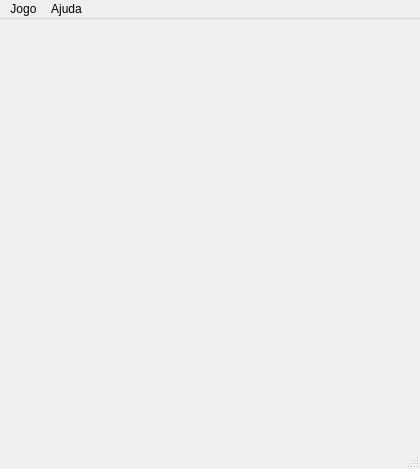
<?xml version="1.0" encoding="UTF-8"?>
<ui version="4.0">
 <class>Squadro</class>
 <widget class="QMainWindow" name="Squadro">
  <property name="geometry">
   <rect>
    <x>0</x>
    <y>0</y>
    <width>420</width>
    <height>469</height>
   </rect>
  </property>
  <property name="windowTitle">
   <string>Squadro</string>
  </property>
  <widget class="QWidget" name="centralwidget">
   <property name="minimumSize">
    <size>
     <width>420</width>
     <height>420</height>
    </size>
   </property>
   <property name="maximumSize">
    <size>
     <width>420</width>
     <height>420</height>
    </size>
   </property>
   <property name="autoFillBackground">
    <bool>false</bool>
   </property>
   <property name="styleSheet">
    <string notr="true">#centralwidget { background: url(':/grid'); }</string>
   </property>
   <layout class="QGridLayout" name="gridLayout">
    <property name="leftMargin">
     <number>5</number>
    </property>
    <property name="topMargin">
     <number>5</number>
    </property>
    <property name="rightMargin">
     <number>5</number>
    </property>
    <property name="bottomMargin">
     <number>5</number>
    </property>
    <property name="spacing">
     <number>10</number>
    </property>
    <item row="0" column="1">
     <widget class="Cell" name="cell01">
      <property name="minimumSize">
       <size>
        <width>50</width>
        <height>50</height>
       </size>
      </property>
      <property name="maximumSize">
       <size>
        <width>50</width>
        <height>50</height>
       </size>
      </property>
      <property name="styleSheet">
       <string notr="true">QPushButton {
    border: none;
    outline: none;
}</string>
      </property>
      <property name="text">
       <string/>
      </property>
      <property name="iconSize">
       <size>
        <width>50</width>
        <height>50</height>
       </size>
      </property>
      <property name="flat">
       <bool>true</bool>
      </property>
     </widget>
    </item>
    <item row="0" column="2">
     <widget class="Cell" name="cell02">
      <property name="minimumSize">
       <size>
        <width>50</width>
        <height>50</height>
       </size>
      </property>
      <property name="maximumSize">
       <size>
        <width>50</width>
        <height>50</height>
       </size>
      </property>
      <property name="styleSheet">
       <string notr="true">QPushButton {
    border: none;
    outline: none;
}</string>
      </property>
      <property name="text">
       <string/>
      </property>
      <property name="iconSize">
       <size>
        <width>50</width>
        <height>50</height>
       </size>
      </property>
      <property name="flat">
       <bool>true</bool>
      </property>
     </widget>
    </item>
    <item row="0" column="3">
     <widget class="Cell" name="cell03">
      <property name="minimumSize">
       <size>
        <width>50</width>
        <height>50</height>
       </size>
      </property>
      <property name="maximumSize">
       <size>
        <width>50</width>
        <height>50</height>
       </size>
      </property>
      <property name="styleSheet">
       <string notr="true">QPushButton {
    border: none;
    outline: none;
}</string>
      </property>
      <property name="text">
       <string/>
      </property>
      <property name="iconSize">
       <size>
        <width>50</width>
        <height>50</height>
       </size>
      </property>
      <property name="flat">
       <bool>true</bool>
      </property>
     </widget>
    </item>
    <item row="0" column="4">
     <widget class="Cell" name="cell04">
      <property name="minimumSize">
       <size>
        <width>50</width>
        <height>50</height>
       </size>
      </property>
      <property name="maximumSize">
       <size>
        <width>50</width>
        <height>50</height>
       </size>
      </property>
      <property name="styleSheet">
       <string notr="true">QPushButton {
    border: none;
    outline: none;
}</string>
      </property>
      <property name="text">
       <string/>
      </property>
      <property name="iconSize">
       <size>
        <width>50</width>
        <height>50</height>
       </size>
      </property>
      <property name="flat">
       <bool>true</bool>
      </property>
     </widget>
    </item>
    <item row="0" column="5">
     <widget class="Cell" name="cell05">
      <property name="minimumSize">
       <size>
        <width>50</width>
        <height>50</height>
       </size>
      </property>
      <property name="maximumSize">
       <size>
        <width>50</width>
        <height>50</height>
       </size>
      </property>
      <property name="styleSheet">
       <string notr="true">QPushButton {
    border: none;
    outline: none;
}</string>
      </property>
      <property name="text">
       <string/>
      </property>
      <property name="iconSize">
       <size>
        <width>50</width>
        <height>50</height>
       </size>
      </property>
      <property name="flat">
       <bool>true</bool>
      </property>
     </widget>
    </item>
    <item row="1" column="0">
     <widget class="Cell" name="cell10">
      <property name="minimumSize">
       <size>
        <width>50</width>
        <height>50</height>
       </size>
      </property>
      <property name="maximumSize">
       <size>
        <width>50</width>
        <height>50</height>
       </size>
      </property>
      <property name="styleSheet">
       <string notr="true">QPushButton {
    border: none;
    outline: none;
}</string>
      </property>
      <property name="text">
       <string/>
      </property>
      <property name="iconSize">
       <size>
        <width>50</width>
        <height>50</height>
       </size>
      </property>
      <property name="flat">
       <bool>true</bool>
      </property>
      <property name="home" stdset="0">
       <bool>true</bool>
      </property>
     </widget>
    </item>
    <item row="1" column="1">
     <widget class="Cell" name="cell11">
      <property name="minimumSize">
       <size>
        <width>50</width>
        <height>50</height>
       </size>
      </property>
      <property name="maximumSize">
       <size>
        <width>50</width>
        <height>50</height>
       </size>
      </property>
      <property name="styleSheet">
       <string notr="true">QPushButton {
    border: none;
    outline: none;
}</string>
      </property>
      <property name="text">
       <string/>
      </property>
      <property name="iconSize">
       <size>
        <width>50</width>
        <height>50</height>
       </size>
      </property>
      <property name="flat">
       <bool>true</bool>
      </property>
     </widget>
    </item>
    <item row="1" column="2">
     <widget class="Cell" name="cell12">
      <property name="minimumSize">
       <size>
        <width>50</width>
        <height>50</height>
       </size>
      </property>
      <property name="maximumSize">
       <size>
        <width>50</width>
        <height>50</height>
       </size>
      </property>
      <property name="styleSheet">
       <string notr="true">QPushButton {
    border: none;
    outline: none;
}</string>
      </property>
      <property name="text">
       <string/>
      </property>
      <property name="iconSize">
       <size>
        <width>50</width>
        <height>50</height>
       </size>
      </property>
      <property name="flat">
       <bool>true</bool>
      </property>
     </widget>
    </item>
    <item row="1" column="3">
     <widget class="Cell" name="cell13">
      <property name="minimumSize">
       <size>
        <width>50</width>
        <height>50</height>
       </size>
      </property>
      <property name="maximumSize">
       <size>
        <width>50</width>
        <height>50</height>
       </size>
      </property>
      <property name="styleSheet">
       <string notr="true">QPushButton {
    border: none;
    outline: none;
}</string>
      </property>
      <property name="text">
       <string/>
      </property>
      <property name="iconSize">
       <size>
        <width>50</width>
        <height>50</height>
       </size>
      </property>
      <property name="flat">
       <bool>true</bool>
      </property>
     </widget>
    </item>
    <item row="1" column="4">
     <widget class="Cell" name="cell14">
      <property name="minimumSize">
       <size>
        <width>50</width>
        <height>50</height>
       </size>
      </property>
      <property name="maximumSize">
       <size>
        <width>50</width>
        <height>50</height>
       </size>
      </property>
      <property name="styleSheet">
       <string notr="true">QPushButton {
    border: none;
    outline: none;
}</string>
      </property>
      <property name="text">
       <string/>
      </property>
      <property name="iconSize">
       <size>
        <width>50</width>
        <height>50</height>
       </size>
      </property>
      <property name="flat">
       <bool>true</bool>
      </property>
     </widget>
    </item>
    <item row="1" column="5">
     <widget class="Cell" name="cell15">
      <property name="minimumSize">
       <size>
        <width>50</width>
        <height>50</height>
       </size>
      </property>
      <property name="maximumSize">
       <size>
        <width>50</width>
        <height>50</height>
       </size>
      </property>
      <property name="styleSheet">
       <string notr="true">QPushButton {
    border: none;
    outline: none;
}</string>
      </property>
      <property name="text">
       <string/>
      </property>
      <property name="iconSize">
       <size>
        <width>50</width>
        <height>50</height>
       </size>
      </property>
      <property name="flat">
       <bool>true</bool>
      </property>
     </widget>
    </item>
    <item row="1" column="6">
     <widget class="Cell" name="cell16">
      <property name="minimumSize">
       <size>
        <width>50</width>
        <height>50</height>
       </size>
      </property>
      <property name="maximumSize">
       <size>
        <width>50</width>
        <height>50</height>
       </size>
      </property>
      <property name="styleSheet">
       <string notr="true">QPushButton {
    border: none;
    outline: none;
}</string>
      </property>
      <property name="text">
       <string/>
      </property>
      <property name="iconSize">
       <size>
        <width>50</width>
        <height>50</height>
       </size>
      </property>
      <property name="flat">
       <bool>true</bool>
      </property>
     </widget>
    </item>
    <item row="2" column="0">
     <widget class="Cell" name="cell20">
      <property name="minimumSize">
       <size>
        <width>50</width>
        <height>50</height>
       </size>
      </property>
      <property name="maximumSize">
       <size>
        <width>50</width>
        <height>50</height>
       </size>
      </property>
      <property name="styleSheet">
       <string notr="true">QPushButton {
    border: none;
    outline: none;
}</string>
      </property>
      <property name="text">
       <string/>
      </property>
      <property name="iconSize">
       <size>
        <width>50</width>
        <height>50</height>
       </size>
      </property>
      <property name="flat">
       <bool>true</bool>
      </property>
      <property name="home" stdset="0">
       <bool>true</bool>
      </property>
     </widget>
    </item>
    <item row="2" column="1">
     <widget class="Cell" name="cell21">
      <property name="minimumSize">
       <size>
        <width>50</width>
        <height>50</height>
       </size>
      </property>
      <property name="maximumSize">
       <size>
        <width>50</width>
        <height>50</height>
       </size>
      </property>
      <property name="styleSheet">
       <string notr="true">QPushButton {
    border: none;
    outline: none;
}</string>
      </property>
      <property name="text">
       <string/>
      </property>
      <property name="iconSize">
       <size>
        <width>50</width>
        <height>50</height>
       </size>
      </property>
      <property name="flat">
       <bool>true</bool>
      </property>
     </widget>
    </item>
    <item row="2" column="2">
     <widget class="Cell" name="cell22">
      <property name="minimumSize">
       <size>
        <width>50</width>
        <height>50</height>
       </size>
      </property>
      <property name="maximumSize">
       <size>
        <width>50</width>
        <height>50</height>
       </size>
      </property>
      <property name="styleSheet">
       <string notr="true">QPushButton {
    border: none;
    outline: none;
}</string>
      </property>
      <property name="text">
       <string/>
      </property>
      <property name="iconSize">
       <size>
        <width>50</width>
        <height>50</height>
       </size>
      </property>
      <property name="flat">
       <bool>true</bool>
      </property>
     </widget>
    </item>
    <item row="2" column="3">
     <widget class="Cell" name="cell23">
      <property name="minimumSize">
       <size>
        <width>50</width>
        <height>50</height>
       </size>
      </property>
      <property name="maximumSize">
       <size>
        <width>50</width>
        <height>50</height>
       </size>
      </property>
      <property name="styleSheet">
       <string notr="true">QPushButton {
    border: none;
    outline: none;
}</string>
      </property>
      <property name="text">
       <string/>
      </property>
      <property name="iconSize">
       <size>
        <width>50</width>
        <height>50</height>
       </size>
      </property>
      <property name="flat">
       <bool>true</bool>
      </property>
     </widget>
    </item>
    <item row="2" column="4">
     <widget class="Cell" name="cell24">
      <property name="minimumSize">
       <size>
        <width>50</width>
        <height>50</height>
       </size>
      </property>
      <property name="maximumSize">
       <size>
        <width>50</width>
        <height>50</height>
       </size>
      </property>
      <property name="styleSheet">
       <string notr="true">QPushButton {
    border: none;
    outline: none;
}</string>
      </property>
      <property name="text">
       <string/>
      </property>
      <property name="iconSize">
       <size>
        <width>50</width>
        <height>50</height>
       </size>
      </property>
      <property name="flat">
       <bool>true</bool>
      </property>
     </widget>
    </item>
    <item row="2" column="5">
     <widget class="Cell" name="cell25">
      <property name="minimumSize">
       <size>
        <width>50</width>
        <height>50</height>
       </size>
      </property>
      <property name="maximumSize">
       <size>
        <width>50</width>
        <height>50</height>
       </size>
      </property>
      <property name="styleSheet">
       <string notr="true">QPushButton {
    border: none;
    outline: none;
}</string>
      </property>
      <property name="text">
       <string/>
      </property>
      <property name="iconSize">
       <size>
        <width>50</width>
        <height>50</height>
       </size>
      </property>
      <property name="flat">
       <bool>true</bool>
      </property>
     </widget>
    </item>
    <item row="2" column="6">
     <widget class="Cell" name="cell26">
      <property name="minimumSize">
       <size>
        <width>50</width>
        <height>50</height>
       </size>
      </property>
      <property name="maximumSize">
       <size>
        <width>50</width>
        <height>50</height>
       </size>
      </property>
      <property name="styleSheet">
       <string notr="true">QPushButton {
    border: none;
    outline: none;
}</string>
      </property>
      <property name="text">
       <string/>
      </property>
      <property name="iconSize">
       <size>
        <width>50</width>
        <height>50</height>
       </size>
      </property>
      <property name="flat">
       <bool>true</bool>
      </property>
     </widget>
    </item>
    <item row="3" column="0">
     <widget class="Cell" name="cell30">
      <property name="minimumSize">
       <size>
        <width>50</width>
        <height>50</height>
       </size>
      </property>
      <property name="maximumSize">
       <size>
        <width>50</width>
        <height>50</height>
       </size>
      </property>
      <property name="styleSheet">
       <string notr="true">QPushButton {
    border: none;
    outline: none;
}</string>
      </property>
      <property name="text">
       <string/>
      </property>
      <property name="iconSize">
       <size>
        <width>50</width>
        <height>50</height>
       </size>
      </property>
      <property name="flat">
       <bool>true</bool>
      </property>
      <property name="home" stdset="0">
       <bool>true</bool>
      </property>
     </widget>
    </item>
    <item row="3" column="1">
     <widget class="Cell" name="cell31">
      <property name="minimumSize">
       <size>
        <width>50</width>
        <height>50</height>
       </size>
      </property>
      <property name="maximumSize">
       <size>
        <width>50</width>
        <height>50</height>
       </size>
      </property>
      <property name="styleSheet">
       <string notr="true">QPushButton {
    border: none;
    outline: none;
}</string>
      </property>
      <property name="text">
       <string/>
      </property>
      <property name="iconSize">
       <size>
        <width>50</width>
        <height>50</height>
       </size>
      </property>
      <property name="flat">
       <bool>true</bool>
      </property>
     </widget>
    </item>
    <item row="3" column="2">
     <widget class="Cell" name="cell32">
      <property name="minimumSize">
       <size>
        <width>50</width>
        <height>50</height>
       </size>
      </property>
      <property name="maximumSize">
       <size>
        <width>50</width>
        <height>50</height>
       </size>
      </property>
      <property name="styleSheet">
       <string notr="true">QPushButton {
    border: none;
    outline: none;
}</string>
      </property>
      <property name="text">
       <string/>
      </property>
      <property name="iconSize">
       <size>
        <width>50</width>
        <height>50</height>
       </size>
      </property>
      <property name="flat">
       <bool>true</bool>
      </property>
     </widget>
    </item>
    <item row="3" column="3">
     <widget class="Cell" name="cell33">
      <property name="minimumSize">
       <size>
        <width>50</width>
        <height>50</height>
       </size>
      </property>
      <property name="maximumSize">
       <size>
        <width>50</width>
        <height>50</height>
       </size>
      </property>
      <property name="styleSheet">
       <string notr="true">QPushButton {
    border: none;
    outline: none;
}</string>
      </property>
      <property name="text">
       <string/>
      </property>
      <property name="iconSize">
       <size>
        <width>50</width>
        <height>50</height>
       </size>
      </property>
      <property name="flat">
       <bool>true</bool>
      </property>
     </widget>
    </item>
    <item row="3" column="4">
     <widget class="Cell" name="cell34">
      <property name="minimumSize">
       <size>
        <width>50</width>
        <height>50</height>
       </size>
      </property>
      <property name="maximumSize">
       <size>
        <width>50</width>
        <height>50</height>
       </size>
      </property>
      <property name="styleSheet">
       <string notr="true">QPushButton {
    border: none;
    outline: none;
}</string>
      </property>
      <property name="text">
       <string/>
      </property>
      <property name="iconSize">
       <size>
        <width>50</width>
        <height>50</height>
       </size>
      </property>
      <property name="flat">
       <bool>true</bool>
      </property>
     </widget>
    </item>
    <item row="3" column="5">
     <widget class="Cell" name="cell35">
      <property name="minimumSize">
       <size>
        <width>50</width>
        <height>50</height>
       </size>
      </property>
      <property name="maximumSize">
       <size>
        <width>50</width>
        <height>50</height>
       </size>
      </property>
      <property name="styleSheet">
       <string notr="true">QPushButton {
    border: none;
    outline: none;
}</string>
      </property>
      <property name="text">
       <string/>
      </property>
      <property name="iconSize">
       <size>
        <width>50</width>
        <height>50</height>
       </size>
      </property>
      <property name="flat">
       <bool>true</bool>
      </property>
     </widget>
    </item>
    <item row="3" column="6">
     <widget class="Cell" name="cell36">
      <property name="minimumSize">
       <size>
        <width>50</width>
        <height>50</height>
       </size>
      </property>
      <property name="maximumSize">
       <size>
        <width>50</width>
        <height>50</height>
       </size>
      </property>
      <property name="styleSheet">
       <string notr="true">QPushButton {
    border: none;
    outline: none;
}</string>
      </property>
      <property name="text">
       <string/>
      </property>
      <property name="iconSize">
       <size>
        <width>50</width>
        <height>50</height>
       </size>
      </property>
      <property name="flat">
       <bool>true</bool>
      </property>
     </widget>
    </item>
    <item row="4" column="0">
     <widget class="Cell" name="cell40">
      <property name="minimumSize">
       <size>
        <width>50</width>
        <height>50</height>
       </size>
      </property>
      <property name="maximumSize">
       <size>
        <width>50</width>
        <height>50</height>
       </size>
      </property>
      <property name="styleSheet">
       <string notr="true">QPushButton {
    border: none;
    outline: none;
}</string>
      </property>
      <property name="text">
       <string/>
      </property>
      <property name="iconSize">
       <size>
        <width>50</width>
        <height>50</height>
       </size>
      </property>
      <property name="flat">
       <bool>true</bool>
      </property>
      <property name="home" stdset="0">
       <bool>true</bool>
      </property>
     </widget>
    </item>
    <item row="4" column="1">
     <widget class="Cell" name="cell41">
      <property name="minimumSize">
       <size>
        <width>50</width>
        <height>50</height>
       </size>
      </property>
      <property name="maximumSize">
       <size>
        <width>50</width>
        <height>50</height>
       </size>
      </property>
      <property name="styleSheet">
       <string notr="true">QPushButton {
    border: none;
    outline: none;
}</string>
      </property>
      <property name="text">
       <string/>
      </property>
      <property name="iconSize">
       <size>
        <width>50</width>
        <height>50</height>
       </size>
      </property>
      <property name="flat">
       <bool>true</bool>
      </property>
     </widget>
    </item>
    <item row="4" column="2">
     <widget class="Cell" name="cell42">
      <property name="minimumSize">
       <size>
        <width>50</width>
        <height>50</height>
       </size>
      </property>
      <property name="maximumSize">
       <size>
        <width>50</width>
        <height>50</height>
       </size>
      </property>
      <property name="styleSheet">
       <string notr="true">QPushButton {
    border: none;
    outline: none;
}</string>
      </property>
      <property name="text">
       <string/>
      </property>
      <property name="iconSize">
       <size>
        <width>50</width>
        <height>50</height>
       </size>
      </property>
      <property name="flat">
       <bool>true</bool>
      </property>
     </widget>
    </item>
    <item row="4" column="3">
     <widget class="Cell" name="cell43">
      <property name="minimumSize">
       <size>
        <width>50</width>
        <height>50</height>
       </size>
      </property>
      <property name="maximumSize">
       <size>
        <width>50</width>
        <height>50</height>
       </size>
      </property>
      <property name="styleSheet">
       <string notr="true">QPushButton {
    border: none;
    outline: none;
}</string>
      </property>
      <property name="text">
       <string/>
      </property>
      <property name="iconSize">
       <size>
        <width>50</width>
        <height>50</height>
       </size>
      </property>
      <property name="flat">
       <bool>true</bool>
      </property>
     </widget>
    </item>
    <item row="4" column="4">
     <widget class="Cell" name="cell44">
      <property name="minimumSize">
       <size>
        <width>50</width>
        <height>50</height>
       </size>
      </property>
      <property name="maximumSize">
       <size>
        <width>50</width>
        <height>50</height>
       </size>
      </property>
      <property name="styleSheet">
       <string notr="true">QPushButton {
    border: none;
    outline: none;
}</string>
      </property>
      <property name="text">
       <string/>
      </property>
      <property name="iconSize">
       <size>
        <width>50</width>
        <height>50</height>
       </size>
      </property>
      <property name="flat">
       <bool>true</bool>
      </property>
     </widget>
    </item>
    <item row="4" column="5">
     <widget class="Cell" name="cell45">
      <property name="minimumSize">
       <size>
        <width>50</width>
        <height>50</height>
       </size>
      </property>
      <property name="maximumSize">
       <size>
        <width>50</width>
        <height>50</height>
       </size>
      </property>
      <property name="styleSheet">
       <string notr="true">QPushButton {
    border: none;
    outline: none;
}</string>
      </property>
      <property name="text">
       <string/>
      </property>
      <property name="iconSize">
       <size>
        <width>50</width>
        <height>50</height>
       </size>
      </property>
      <property name="flat">
       <bool>true</bool>
      </property>
     </widget>
    </item>
    <item row="4" column="6">
     <widget class="Cell" name="cell46">
      <property name="minimumSize">
       <size>
        <width>50</width>
        <height>50</height>
       </size>
      </property>
      <property name="maximumSize">
       <size>
        <width>50</width>
        <height>50</height>
       </size>
      </property>
      <property name="styleSheet">
       <string notr="true">QPushButton {
    border: none;
    outline: none;
}</string>
      </property>
      <property name="text">
       <string/>
      </property>
      <property name="iconSize">
       <size>
        <width>50</width>
        <height>50</height>
       </size>
      </property>
      <property name="flat">
       <bool>true</bool>
      </property>
     </widget>
    </item>
    <item row="5" column="0">
     <widget class="Cell" name="cell50">
      <property name="minimumSize">
       <size>
        <width>50</width>
        <height>50</height>
       </size>
      </property>
      <property name="maximumSize">
       <size>
        <width>50</width>
        <height>50</height>
       </size>
      </property>
      <property name="styleSheet">
       <string notr="true">QPushButton {
    border: none;
    outline: none;
}</string>
      </property>
      <property name="text">
       <string/>
      </property>
      <property name="iconSize">
       <size>
        <width>50</width>
        <height>50</height>
       </size>
      </property>
      <property name="flat">
       <bool>true</bool>
      </property>
      <property name="home" stdset="0">
       <bool>true</bool>
      </property>
     </widget>
    </item>
    <item row="5" column="1">
     <widget class="Cell" name="cell51">
      <property name="minimumSize">
       <size>
        <width>50</width>
        <height>50</height>
       </size>
      </property>
      <property name="maximumSize">
       <size>
        <width>50</width>
        <height>50</height>
       </size>
      </property>
      <property name="styleSheet">
       <string notr="true">QPushButton {
    border: none;
    outline: none;
}</string>
      </property>
      <property name="text">
       <string/>
      </property>
      <property name="iconSize">
       <size>
        <width>50</width>
        <height>50</height>
       </size>
      </property>
      <property name="flat">
       <bool>true</bool>
      </property>
     </widget>
    </item>
    <item row="5" column="2">
     <widget class="Cell" name="cell52">
      <property name="minimumSize">
       <size>
        <width>50</width>
        <height>50</height>
       </size>
      </property>
      <property name="maximumSize">
       <size>
        <width>50</width>
        <height>50</height>
       </size>
      </property>
      <property name="styleSheet">
       <string notr="true">QPushButton {
    border: none;
    outline: none;
}</string>
      </property>
      <property name="text">
       <string/>
      </property>
      <property name="iconSize">
       <size>
        <width>50</width>
        <height>50</height>
       </size>
      </property>
      <property name="flat">
       <bool>true</bool>
      </property>
     </widget>
    </item>
    <item row="5" column="3">
     <widget class="Cell" name="cell53">
      <property name="minimumSize">
       <size>
        <width>50</width>
        <height>50</height>
       </size>
      </property>
      <property name="maximumSize">
       <size>
        <width>50</width>
        <height>50</height>
       </size>
      </property>
      <property name="styleSheet">
       <string notr="true">QPushButton {
    border: none;
    outline: none;
}</string>
      </property>
      <property name="text">
       <string/>
      </property>
      <property name="iconSize">
       <size>
        <width>50</width>
        <height>50</height>
       </size>
      </property>
      <property name="flat">
       <bool>true</bool>
      </property>
     </widget>
    </item>
    <item row="5" column="4">
     <widget class="Cell" name="cell54">
      <property name="minimumSize">
       <size>
        <width>50</width>
        <height>50</height>
       </size>
      </property>
      <property name="maximumSize">
       <size>
        <width>50</width>
        <height>50</height>
       </size>
      </property>
      <property name="styleSheet">
       <string notr="true">QPushButton {
    border: none;
    outline: none;
}</string>
      </property>
      <property name="text">
       <string/>
      </property>
      <property name="iconSize">
       <size>
        <width>50</width>
        <height>50</height>
       </size>
      </property>
      <property name="flat">
       <bool>true</bool>
      </property>
     </widget>
    </item>
    <item row="5" column="5">
     <widget class="Cell" name="cell55">
      <property name="minimumSize">
       <size>
        <width>50</width>
        <height>50</height>
       </size>
      </property>
      <property name="maximumSize">
       <size>
        <width>50</width>
        <height>50</height>
       </size>
      </property>
      <property name="styleSheet">
       <string notr="true">QPushButton {
    border: none;
    outline: none;
}</string>
      </property>
      <property name="text">
       <string/>
      </property>
      <property name="iconSize">
       <size>
        <width>50</width>
        <height>50</height>
       </size>
      </property>
      <property name="flat">
       <bool>true</bool>
      </property>
     </widget>
    </item>
    <item row="5" column="6">
     <widget class="Cell" name="cell56">
      <property name="minimumSize">
       <size>
        <width>50</width>
        <height>50</height>
       </size>
      </property>
      <property name="maximumSize">
       <size>
        <width>50</width>
        <height>50</height>
       </size>
      </property>
      <property name="styleSheet">
       <string notr="true">QPushButton {
    border: none;
    outline: none;
}</string>
      </property>
      <property name="text">
       <string/>
      </property>
      <property name="iconSize">
       <size>
        <width>50</width>
        <height>50</height>
       </size>
      </property>
      <property name="flat">
       <bool>true</bool>
      </property>
     </widget>
    </item>
    <item row="6" column="1">
     <widget class="Cell" name="cell61">
      <property name="minimumSize">
       <size>
        <width>50</width>
        <height>50</height>
       </size>
      </property>
      <property name="maximumSize">
       <size>
        <width>50</width>
        <height>50</height>
       </size>
      </property>
      <property name="styleSheet">
       <string notr="true">QPushButton {
    border: none;
    outline: none;
}</string>
      </property>
      <property name="text">
       <string/>
      </property>
      <property name="iconSize">
       <size>
        <width>50</width>
        <height>50</height>
       </size>
      </property>
      <property name="flat">
       <bool>true</bool>
      </property>
      <property name="home" stdset="0">
       <bool>true</bool>
      </property>
     </widget>
    </item>
    <item row="6" column="2">
     <widget class="Cell" name="cell62">
      <property name="minimumSize">
       <size>
        <width>50</width>
        <height>50</height>
       </size>
      </property>
      <property name="maximumSize">
       <size>
        <width>50</width>
        <height>50</height>
       </size>
      </property>
      <property name="styleSheet">
       <string notr="true">QPushButton {
    border: none;
    outline: none;
}</string>
      </property>
      <property name="text">
       <string/>
      </property>
      <property name="iconSize">
       <size>
        <width>50</width>
        <height>50</height>
       </size>
      </property>
      <property name="flat">
       <bool>true</bool>
      </property>
      <property name="home" stdset="0">
       <bool>true</bool>
      </property>
     </widget>
    </item>
    <item row="6" column="3">
     <widget class="Cell" name="cell63">
      <property name="minimumSize">
       <size>
        <width>50</width>
        <height>50</height>
       </size>
      </property>
      <property name="maximumSize">
       <size>
        <width>50</width>
        <height>50</height>
       </size>
      </property>
      <property name="styleSheet">
       <string notr="true">QPushButton {
    border: none;
    outline: none;
}</string>
      </property>
      <property name="text">
       <string/>
      </property>
      <property name="iconSize">
       <size>
        <width>50</width>
        <height>50</height>
       </size>
      </property>
      <property name="flat">
       <bool>true</bool>
      </property>
      <property name="home" stdset="0">
       <bool>true</bool>
      </property>
     </widget>
    </item>
    <item row="6" column="4">
     <widget class="Cell" name="cell64">
      <property name="minimumSize">
       <size>
        <width>50</width>
        <height>50</height>
       </size>
      </property>
      <property name="maximumSize">
       <size>
        <width>50</width>
        <height>50</height>
       </size>
      </property>
      <property name="styleSheet">
       <string notr="true">QPushButton {
    border: none;
    outline: none;
}</string>
      </property>
      <property name="text">
       <string/>
      </property>
      <property name="iconSize">
       <size>
        <width>50</width>
        <height>50</height>
       </size>
      </property>
      <property name="flat">
       <bool>true</bool>
      </property>
      <property name="home" stdset="0">
       <bool>true</bool>
      </property>
     </widget>
    </item>
    <item row="6" column="5">
     <widget class="Cell" name="cell65">
      <property name="minimumSize">
       <size>
        <width>50</width>
        <height>50</height>
       </size>
      </property>
      <property name="maximumSize">
       <size>
        <width>50</width>
        <height>50</height>
       </size>
      </property>
      <property name="styleSheet">
       <string notr="true">QPushButton {
    border: none;
    outline: none;
}</string>
      </property>
      <property name="text">
       <string/>
      </property>
      <property name="iconSize">
       <size>
        <width>50</width>
        <height>50</height>
       </size>
      </property>
      <property name="flat">
       <bool>true</bool>
      </property>
      <property name="home" stdset="0">
       <bool>true</bool>
      </property>
     </widget>
    </item>
   </layout>
  </widget>
  <widget class="QMenuBar" name="menubar">
   <property name="geometry">
    <rect>
     <x>0</x>
     <y>0</y>
     <width>420</width>
     <height>22</height>
    </rect>
   </property>
   <widget class="QMenu" name="menuGame">
    <property name="title">
     <string>Jogo</string>
    </property>
    <addaction name="actionNew"/>
    <addaction name="actionQuit"/>
   </widget>
   <widget class="QMenu" name="menuHelp">
    <property name="title">
     <string>Ajuda</string>
    </property>
    <addaction name="actionAbout"/>
   </widget>
   <addaction name="menuGame"/>
   <addaction name="menuHelp"/>
  </widget>
  <widget class="QStatusBar" name="statusbar"/>
  <action name="actionNew">
   <property name="text">
    <string>Novo</string>
   </property>
  </action>
  <action name="actionQuit">
   <property name="text">
    <string>Sair</string>
   </property>
  </action>
  <action name="actionAjuda">
   <property name="text">
    <string>Ajuda</string>
   </property>
  </action>
  <action name="actionAbout">
   <property name="text">
    <string>Sobre</string>
   </property>
  </action>
 </widget>
 <customwidgets>
  <customwidget>
   <class>Cell</class>
   <extends>QPushButton</extends>
   <header>Cell.h</header>
  </customwidget>
 </customwidgets>
 <resources/>
 <connections/>
</ui>
